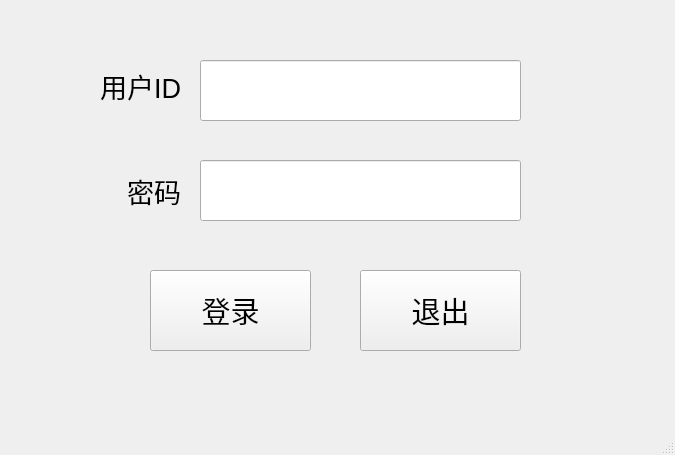
<?xml version="1.0" encoding="UTF-8"?>
<ui version="4.0">
 <class>MainWindow</class>
 <widget class="QMainWindow" name="MainWindow">
  <property name="geometry">
   <rect>
    <x>0</x>
    <y>0</y>
    <width>675</width>
    <height>455</height>
   </rect>
  </property>
  <property name="windowTitle">
   <string>MainWindow</string>
  </property>
  <widget class="QWidget" name="centralwidget">
   <widget class="QLabel" name="label">
    <property name="geometry">
     <rect>
      <x>30</x>
      <y>30</y>
      <width>151</width>
      <height>111</height>
     </rect>
    </property>
    <property name="font">
     <font>
      <pointsize>20</pointsize>
     </font>
    </property>
    <property name="text">
     <string>用户ID</string>
    </property>
    <property name="alignment">
     <set>Qt::AlignRight|Qt::AlignTrailing|Qt::AlignVCenter</set>
    </property>
   </widget>
   <widget class="QLabel" name="label_2">
    <property name="geometry">
     <rect>
      <x>20</x>
      <y>150</y>
      <width>161</width>
      <height>81</height>
     </rect>
    </property>
    <property name="font">
     <font>
      <family>Noto Sans Canadian Aboriginal</family>
      <pointsize>20</pointsize>
     </font>
    </property>
    <property name="text">
     <string>密码</string>
    </property>
    <property name="alignment">
     <set>Qt::AlignRight|Qt::AlignTrailing|Qt::AlignVCenter</set>
    </property>
   </widget>
   <widget class="QLineEdit" name="lineEdit">
    <property name="geometry">
     <rect>
      <x>200</x>
      <y>60</y>
      <width>321</width>
      <height>61</height>
     </rect>
    </property>
   </widget>
   <widget class="QLineEdit" name="lineEdit_2">
    <property name="geometry">
     <rect>
      <x>200</x>
      <y>160</y>
      <width>321</width>
      <height>61</height>
     </rect>
    </property>
   </widget>
   <widget class="QPushButton" name="pushButton">
    <property name="geometry">
     <rect>
      <x>150</x>
      <y>270</y>
      <width>161</width>
      <height>81</height>
     </rect>
    </property>
    <property name="font">
     <font>
      <pointsize>22</pointsize>
     </font>
    </property>
    <property name="text">
     <string>登录</string>
    </property>
   </widget>
   <widget class="QPushButton" name="pushButton_2">
    <property name="geometry">
     <rect>
      <x>360</x>
      <y>270</y>
      <width>161</width>
      <height>81</height>
     </rect>
    </property>
    <property name="font">
     <font>
      <pointsize>22</pointsize>
     </font>
    </property>
    <property name="text">
     <string>退出</string>
    </property>
   </widget>
  </widget>
  <widget class="QStatusBar" name="statusbar"/>
 </widget>
 <resources/>
 <connections/>
</ui>
